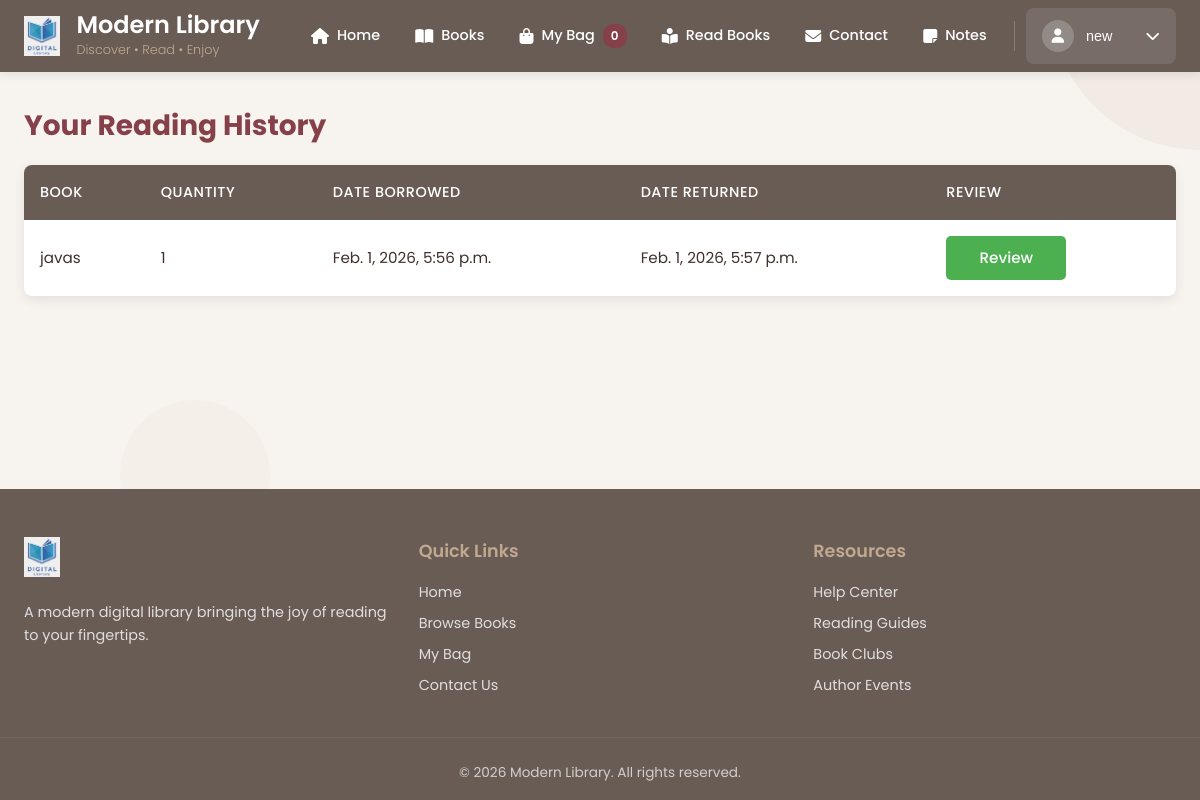
Screenshot of /user/history/ (signed in) with the database file from the repository.
### library_app/models.py (models this page shows, shortened)
class Order(models.Model):
    STATUS_CHOICES = (
        ('waiting', 'Waiting for Admin'),
        ('accepted', 'Accepted'),
        ('returned', 'Returned'),
        ('refused', 'Refused'),
    )
    user = models.ForeignKey(User, on_delete=models.CASCADE)
    book = models.ForeignKey(Book, on_delete=models.CASCADE)
    quantity = models.PositiveIntegerField(default=1)
    date_rent = models.DateTimeField(auto_now_add=True)
    date_return = models.DateTimeField(blank=True, null=True)
    status = models.CharField(max_length=10, choices=STATUS_CHOICES, default='waiting')

class Book(models.Model):
    title = models.CharField(max_length=200)
    author = models.CharField(max_length=150)
    publication_date = models.DateField(blank=True, null=True)
    quantity = models.PositiveIntegerField(default=0)
    genres = models.ManyToManyField(Genre, related_name="books")
    reviews = models.DecimalField(max_digits=2, decimal_places=1, blank=True, null=True)
    description = models.TextField(blank=True, null=True)
    image = models.ImageField(upload_to="books/", blank=True, null=True)

### library_app/views.py (the view)
# urls.py: path('user/history/', views.reading_history, name='reading_history'),
@login_required
def reading_history(request):
    orders = Order.objects.filter(user=request.user, status='returned', date_return__isnull=False)
    return render(request, 'library_app/reading_history.html', {
        'returned_books': orders
    })

### library_app/templates/library_app/reading_history.html (shortened to what this page needs)
{% extends 'library_app/base_user.html' %}
{% block content %}
<h2>Your Reading History</h2>
<table>
<tr>
    <th>Book</th>
    <th>Quantity</th>
    <th>Date Borrowed</th>
    <th>Date Returned</th>
    <th>Review</th>
</tr>
{% for order in returned_books %}
<tr>
    <td>{{ order.book.title }}</td>
    <td>{{ order.quantity }}</td>
    <td>{{ order.date_rent }}</td>
    <td>{{ order.date_return }}</td>
    <td>
    <a href="{% url 'add_review' order.book.id %}" class="btn btn-info">Review</a>
</td>
</tr>
{% empty %}
<tr><td colspan="5">No books returned yet</td></tr>
{% endfor %}
</table>
{% endblock %}

### library_app/templates/library_app/base_user.html (shortened to what this page needs)
{% load static %}
<!DOCTYPE html>
<html lang="en">
<head>
    <link rel="stylesheet" href="https://cdnjs.cloudflare.com/ajax/libs/font-awesome/6.4.0/css/all.min.css">
    <link rel="stylesheet" href="{% static 'css/user.css' %}">
</head>
<body class="user-body">
    <div class="user-bg-elements">
        <div class="bg-element"></div>
        <div class="bg-element"></div>
    </div>
    <nav class="user-nav">
        <div class="nav-container">
            <div class="nav-brand">
                <img src="{% static 'logo.png' %}" alt="Library Logo" class="nav-logo">
                <div class="brand-text">
                    <h1 class="brand-title">Modern Library</h1>
                    <p class="brand-tagline">Discover • Read • Enjoy</p>
                </div>
            </div>
            <a href="{% url 'user_home' %}" class="nav-link {% if request.path == '/user/home/' %}active{% endif %}">
    <i class="fas fa-home"></i>
    <span>Home</span>
</a>
<a href="{% url 'user_books' %}" class="nav-link {% if 'user_books' in request.path %}active{% endif %}">
    <i class="fas fa-book-open"></i>
    <span>Books</span>
</a>
<a href="{% url 'user_mybag' %}" class="nav-link {% if 'user_mybag' in request.path %}active{% endif %}">
    <i class="fas fa-shopping-bag"></i>
    <span>My Bag</span>
    <span class="badge" id="bagCount">{{ bag_count|default:"0" }}</span>
</a>
<a href="{% url 'read_books' %}" class="nav-link {% if 'read-books' in request.path %}active{% endif %}">
    <i class="fas fa-book-reader"></i>
    <span>Read Books</span>
</a>
<a href="{% url 'user_contactus' %}" class="nav-link {% if 'user_contactus' in request.path %}active{% endif %}">
    <i class="fas fa-envelope"></i>
    <span>Contact</span>
</a>
<a href="{% url 'user_note' %}" class="nav-link {% if 'user_note' in request.path %}active{% endif %}">
    <i class="fas fa-sticky-note"></i>
    <span>Notes</span>
</a>
                <div class="user-dropdown">
    <button class="user-btn" id="userBtn">
        <div class="user-avatar"><i class="fas fa-user"></i></div>
        <span class="user-name">
            {% if user.first_name %}{{ user.first_name }}{% else %}{{ user.username }}{% endif %}
        </span>
        <i class="fas fa-chevron-down"></i>
    </button>
</div>
        </div>
    </nav>
    <main class="user-main">
        {% block content %}{% endblock %}
    </main>
    <footer class="user-footer">
        <div class="footer-content">
            <div class="footer-section">
                <img src="{% static 'logo.png' %}" alt="Logo" class="footer-logo">
                <p class="footer-description">
                    A modern digital library bringing the joy of reading to your fingertips.
                </p>
            </div>
            <div class="footer-section">
                <h3>Quick Links</h3>
                <a href="{% url 'user_home' %}">Home</a>
                <a href="{% url 'user_books' %}">Browse Books</a>
                <a href="{% url 'user_mybag' %}">My Bag</a>
                <a href="{% url 'user_contactus' %}">Contact Us</a>
            </div>
            <div class="footer-section">
                <h3>Resources</h3>
                <a href="#">Help Center</a>
                <a href="#">Reading Guides</a>
                <a href="#">Book Clubs</a>
                <a href="#">Author Events</a>
            </div>
        </div>
        <div class="footer-bottom">
            <p>&copy; {% now "Y" %} Modern Library. All rights reserved.</p>
        </div>
    </footer>
</body>
</html>

### rows the page displays
Order: book "javas", quantity "1", date_rent "Feb. 1, 2026, 5:56 p.m.", date_return "Feb. 1, 2026, 5:57 p.m."

### other values shown
{{ bag_count|default:"0" }} "0"
{{ user.first_name }} "new"
